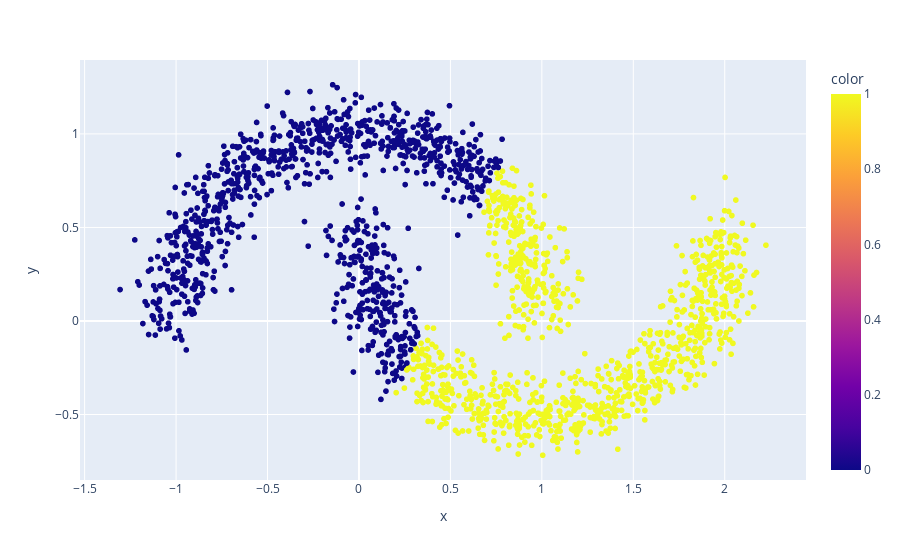

The cell this chart's notebook holds for it:
### Code cell
grafico_kmeans = px.scatter(x=X_random[:, 0], y=X_random[:, 1], color = rotulos_kmeans)
grafico_kmeans.show()

### Figure 1 — Plotly figure (JSON) as saved in the notebook; plotly's stock layout.template omitted (floating-point values rounded to 4 significant figures; data arrays with more than 128 entries replaced by an {"elided": "..."} marker saying what was removed)
{"data": [{"hovertemplate": "x=%{x}<br>y=%{y}<br>color=%{marker.color}<extra></extra>", "legendgroup": "", "marker": {"color": {"elided": "2000 int values"}, "coloraxis": "coloraxis", "symbol": "circle"}, "mode": "markers", "name": "", "showlegend": false, "type": "scattergl", "x": {"elided": "2000 float values"}, "xaxis": "x", "y": {"elided": "2000 float values"}, "yaxis": "y"}], "layout": {"coloraxis": {"colorbar": {"title": {"text": "color"}}, "colorscale": [[0, "#0d0887"], [0.1111, "#46039f"], [0.2222, "#7201a8"], [0.3333, "#9c179e"], [0.4444, "#bd3786"], [0.5556, "#d8576b"], [0.6667, "#ed7953"], [0.7778, "#fb9f3a"], [0.8889, "#fdca26"], [1, "#f0f921"]]}, "legend": {"tracegroupgap": 0}, "margin": {"t": 60}, "xaxis": {"anchor": "y", "domain": [0, 1], "title": {"text": "x"}}, "yaxis": {"anchor": "x", "domain": [0, 1], "title": {"text": "y"}}}}
